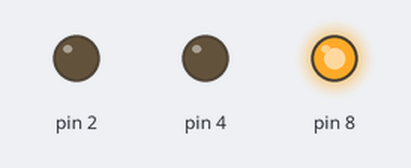
A sketch run on a simulated Arduino Uno, built with avr-gcc and run on an emulated ATmega328P. On the bench: output pins drawn as LEDs (lit = HIGH). Random numbers use the default seed unless the sketch sets one.

Above: at 0.66 s.
At 21.1 s:
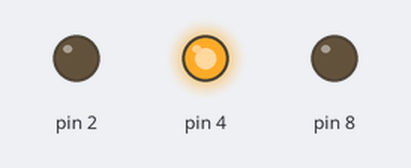
At 37.6 s:
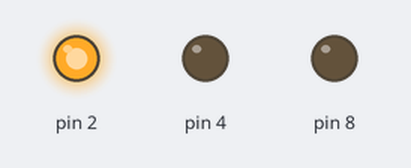
Timing chart, 0 to 40.0 s (numbered marks = the images above):
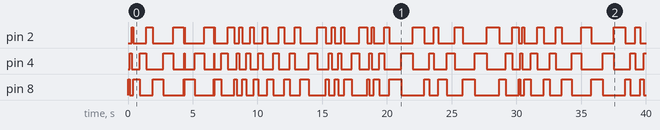

The sketch:

sketch_apr29a.ino
```cpp
void setup() {
  pinMode(8, OUTPUT);
  pinMode(4, OUTPUT);
  pinMode(2, OUTPUT);
  randomSeed(analogRead(0)); // initialize random number generator
}

void loop() {
  int randomPin = random(3); // generate a random number 0, 1, or 2
  int randomTime = random(1000);
  // if (randomPin == 0) {
  //   digitalWrite(8, HIGH); // turn on Pin 8
  //   delay(100); // wait for 1 second
  //   digitalWrite(8, LOW); // turn off Pin 8
  // } else if (randomPin == 1) {
  //   digitalWrite(4, HIGH); // turn on Pin 4
  //   delay(100); // wait for 1 second
  //   digitalWrite(4, LOW); // turn off Pin 4
  // } else {
  //   digitalWrite(2, HIGH); // turn on Pin 2
  //   delay(100); // wait for 1 second
  //   digitalWrite(2, LOW); // turn off Pin 2
  // }

  digitalWrite(8, HIGH); // turn on Pin 8
  delay(randomTime); // wait for 1 second
  digitalWrite(8, LOW); // turn off Pin 8

  digitalWrite(4, HIGH); // turn on Pin 4
  delay(randomTime); // wait for 1 second
  digitalWrite(4, LOW);

  digitalWrite(2, HIGH); // turn on Pin 2
  delay(randomTime); // wait for 1 second
  digitalWrite(2, LOW); // turn off Pin 2
}
```

Measured:
- by itself, pin 2: LOW → HIGH at 0.28 s, → LOW 0.14 s later, → HIGH 1.0 s later, → LOW 0.50 s later, … (58 changes in this stretch)
- by itself, pin 4: LOW → HIGH at 0.14 s, → LOW 0.14 s later, → HIGH 0.64 s later, → LOW 0.50 s later, … (59 changes in this stretch)
- by itself, pin 8: LOW → HIGH at 0.00 s, → LOW 0.14 s later, → HIGH 0.28 s later, → LOW 0.50 s later, … (60 changes in this stretch)
